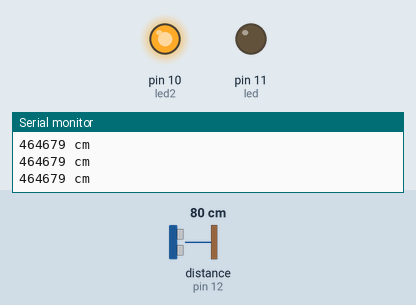
Recording of a sketch running on a simulated Arduino Uno, built with avr-gcc and run on an emulated ATmega328P. On the bench: output pins drawn as LEDs (lit = HIGH), the last lines printed to the serial monitor. Wiring (inferred from the names in the program): ultrasonic range finder: trigger pin 13; echo pin 12. Dashed ring = blinking. The inputs (shaded band) are chosen by the test bench; at power-on: distance to the obstacle (sensor on pin 12) 80 cm. The echo pulse lasts 58.3 µs per cm; pins used as bus, display or sensor lines are not drawn.

Above: at 1.3 s.
1.4 s: distance to the obstacle (sensor on pin 12) set to 4 cm
At 1.9 s:
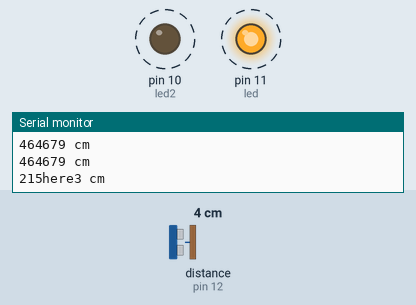
4.4 s: distance to the obstacle (sensor on pin 12) set to 250 cm
At 5.3 s:
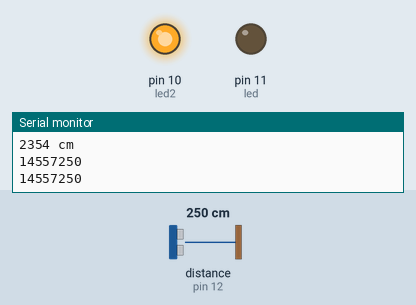
6.5 s: distance to the obstacle (sensor on pin 12) set to 2 cm
At 7.4 s:
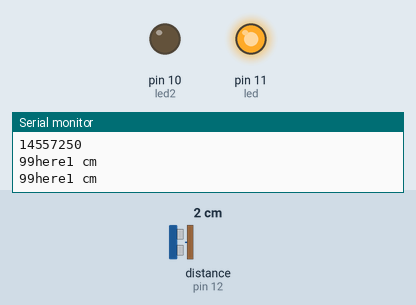
8.0 s: distance to the obstacle (sensor on pin 12) set to 9 cm
At 8.6 s:
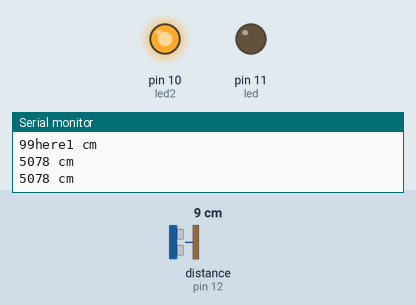
Timing chart, 0 to 10.5 s (numbered marks = the images above; inputs shaded):
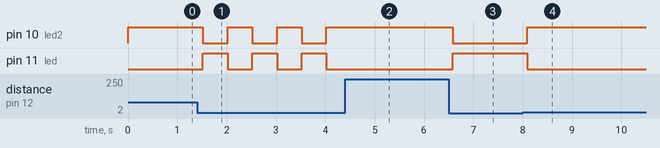

The sketch:

HC-SRO4.ino
```cpp
#define trigPin 13
#define echoPin 12
#define led 11
#define led2 10

void setup() {
  Serial.begin (9600);
  pinMode(trigPin, OUTPUT);
  pinMode(echoPin, INPUT);
  pinMode(led, OUTPUT);
  pinMode(led2, OUTPUT);
}

void loop() {
  long duration, distance;
  digitalWrite(trigPin, LOW);  // Added this line
  delayMicroseconds(2); // Added this line
  digitalWrite(trigPin, HIGH);
  delayMicroseconds(10); // Added this line
  digitalWrite(trigPin, LOW);
  duration = pulseIn(echoPin, HIGH);
    Serial.print(duration);
  distance = (duration/2) / 29.1;
  if (distance < 4) {  // This is where the LED On/Off happens
    digitalWrite(led,HIGH); // When the Red condition is met, the Green LED should turn off
    Serial.print("here");
    digitalWrite(led2,LOW);
}
  else {
    digitalWrite(led,LOW);
    digitalWrite(led2,HIGH);
  }
  if (distance >= 200 || distance <= 0){
    Serial.println(distance);
  }
  else {
    Serial.print(distance);
    Serial.println(" cm");
  }
  delay(500);
}
```

Measured:
- after the input at 1.4 s, pin 10 (led2), pin 11 (led): alternates HIGH for 0.50 s and LOW for 0.50 s, starting after 0.12 s
- after the input at 4.4 s, pin 10 (led2): stops changing and stays HIGH; pin 11 (led): stops changing and stays LOW
- after the input at 6.5 s, pin 10 (led2): HIGH → LOW after 0.09 s; pin 11 (led): LOW → HIGH after 0.09 s
- after the input at 8.0 s, pin 10 (led2): LOW → HIGH after 0.09 s; pin 11 (led): HIGH → LOW after 0.09 s
